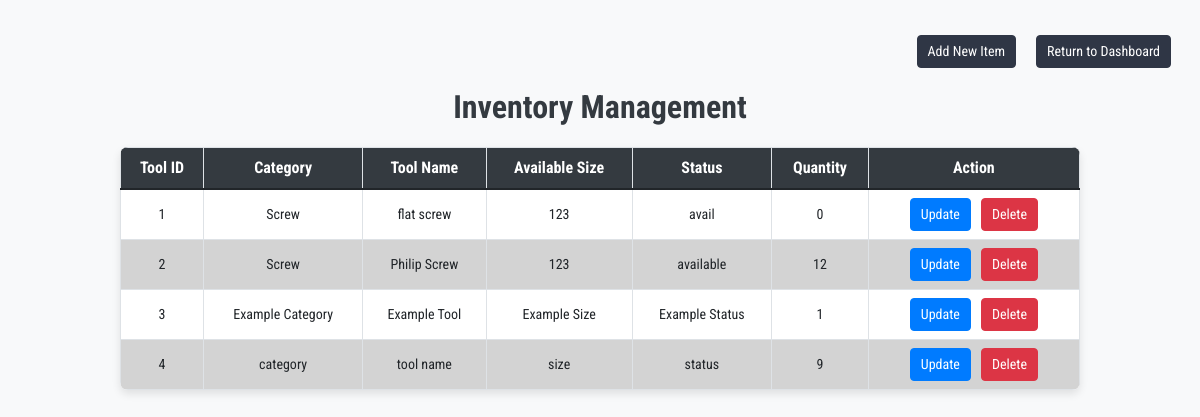
The page /inventory.php on the database its author committed.
### tables this page shows
CREATE TABLE `inventory` (
  `tool_id` int(11) NOT NULL,
  `category` varchar(255) NOT NULL,
  `tool_name` varchar(255) NOT NULL,
  `available_size` varchar(255) NOT NULL,
  `status` varchar(255) NOT NULL,
  `quantity` int(255) NOT NULL
);

### inventory.php (the view, shortened to what this page needs)
<!DOCTYPE html>
<html lang="en">
<head>
    <link href="https://cdn.jsdelivr.net/npm/bootstrap@5.1.3/dist/css/bootstrap.min.css" rel="stylesheet">
</head>
<body>
<div class="btnsec">
        <button class="btn" onclick="window.location.href='add_inventory.php';">Add New Item</button>
        <button class="btn" onclick="window.location.href='dashboard.php';">Return to Dashboard</button>
    </div>
    <h2>Inventory Management</h2>
    <table class="table table-bordered">
        <thead>
            <tr>
                <th>Tool ID</th>
                <th>Category</th>
                <th>Tool Name</th>
                <th>Available Size</th>
                <th>Status</th>
                <th>Quantity</th>
                <th>Action</th>
            </tr>
        </thead>
        <tbody>
            <?php
            $servername = "localhost";
            $username = "root";
            $password = "";
            $dbname = "kool7_car_aircon_specialist";
            $conn = new mysqli($servername, $username, $password, $dbname);
            $sql = "SELECT * FROM inventory";
            $result = $conn->query($sql);
            if ($result->num_rows > 0) {
                while ($row = $result->fetch_assoc()) {
                    echo "<tr>";
                    echo "<td>" . (isset($row["tool_id"]) ? $row["tool_id"] : "") . "</td>";
                    echo "<td>" . (isset($row["category"]) ? $row["category"] : "") . "</td>";
                    echo "<td>" . (isset($row["tool_name"]) ? $row["tool_name"] : "") . "</td>";
                    echo "<td>" . (isset($row["available_size"]) ? $row["available_size"] : "") . "</td>";
                    echo "<td>" . (isset($row["status"]) ? $row["status"] : "") . "</td>";
                    echo "<td>" . (isset($row["quantity"]) ? $row["quantity"] : "") . "</td>";
                    echo "<td>";
                    if (isset($row["tool_id"])) {
                        echo "<a href='update_inventory.php?id=" . $row["tool_id"] . "' class='btn btn-primary'>Update</a>";
                        echo "<button onclick='deleteItem(" . $row["tool_id"] . ")' class='btn btn-danger'>Delete</button>";
                    }
                    echo "</td>";
                    echo "</tr>";
                }
            } else {
                echo "<tr><td colspan='7'>No items found</td></tr>";
            }
            ?>
        </tbody>
    </table>
</body>
</html>

### inventory.php (style rules this page uses)
* { margin: 0; padding: 0; box-sizing: border-box; font-family: "Roboto Condensed", sans-serif; }
body { font-family: Arial, sans-serif; background-color: #f8f9fa; margin: 0; padding: 0; }
h2 { text-align: center; margin: 20px 0; font-weight: bold; color: #343a40; }
.btn-primary { background-color: #007bff; border-color: #007bff; }
.table { margin: 20px auto; width: 80%; background-color: white; border-radius: 8px; overflow: hidden; box-shadow: 0 4px 8px rgba(0, 0, 0, 0.1); border-color: #2F3645; }
.table th { background-color: #343a40; color: white; text-align: center; font-size: 16px; }
.table td { text-align: center; vertical-align: middle; font-size: 14px; }
.table-bordered th, .table-bordered td { border: 1px solid #dee2e6; }
.table tbody tr:nth-child(odd) { background-color: #ffffff; }
.table tbody tr:nth-child(even) { background-color: lightgray; }
.btn { font-size: 14px; padding: 5px 10px; margin: 0 5px; }
.btn-primary { color: white; }
.btn-danger { color: white; }
.btnsec { display: flex; justify-content: flex-end; gap: 10px; margin-bottom: 20px; margin-right: 2%; }
.btnsec button { margin-top: 3%; background-color: #2F3645; border-color: #2F3645; color: white; }

### rows shown on the page
inventory: tool_id "1", category "Screw", tool_name "flat screw", available_size "123", status "avail", quantity "0"
inventory: tool_id "2", category "Screw", tool_name "Philip Screw", available_size "123", status "available", quantity "12"
inventory: tool_id "3", category "Example Category", tool_name "Example Tool", available_size "Example Size", status "Example Status", quantity "1"
inventory: tool_id "4", category "category", tool_name "tool name", available_size "size", status "status", quantity "9"
